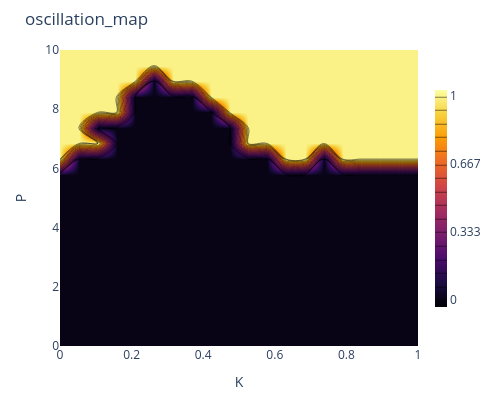
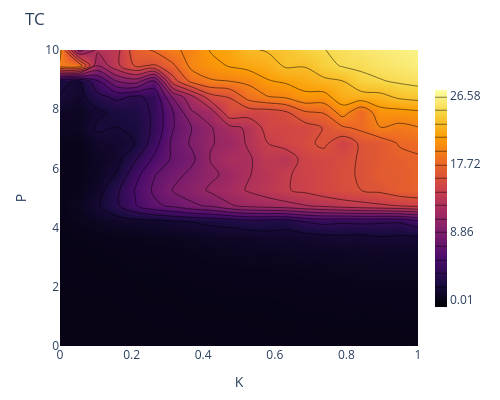
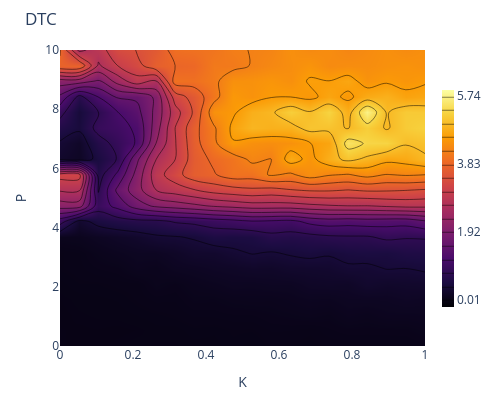
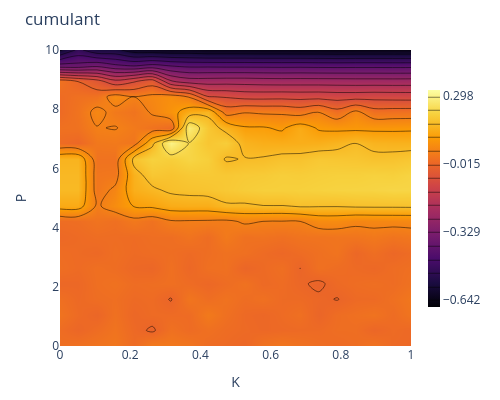

Notebook source saved alongside these figures, in order:
### Markdown cell above
## Visualization

### Code cell
import plotly.graph_objects as go

def plot_metrics_contour(matrix, P_vals, K_vals, title='Metric Map',
                         colorscale='Inferno', n_contours=15):
    z_min = np.nanmin(matrix)
    z_max = np.nanmax(matrix)
    fig = go.Figure(data=go.Contour(
        z=matrix, x=K_vals, y=P_vals,
        colorscale=colorscale,
        contours=dict(start=z_min, end=z_max,
                      size=(z_max - z_min) / n_contours,
                      coloring='heatmap', showlines=True),
        colorbar=dict(thickness=12, len=0.8)
    ))
    fig.update_layout(title=title, xaxis_title='K',
                      yaxis_title='P', width=500, height=400,
                      margin=dict(l=60, r=40, t=50, b=50))
    fig.show()

# Load and plot
data = np.load('../results/metrics_10n_random_pairwise_diffusive_noise.npz')
metrics_to_plot = ['oscillation_map', 'TC', 'DTC', 'cumulant', 'powercorr',
                   'skew', 'kurt', 'TC_ksg', 'DTC_ksg', 'Oinfo_ksg', 'osc_fraction']
for m in metrics_to_plot:
    plot_metrics_contour(data[m], data['P'], data['K3'], title=m)

### Figure 1 — Plotly figure (JSON) as saved in the notebook; plotly's stock layout.template omitted (floating-point values rounded to 4 significant figures; data arrays with more than 128 entries replaced by an {"elided": "..."} marker saying what was removed)
{"data": [{"colorbar": {"len": 0.8, "thickness": 12}, "colorscale": [[0, "#000004"], [0.1111, "#1b0c41"], [0.2222, "#4a0c6b"], [0.3333, "#781c6d"], [0.4444, "#a52c60"], [0.5556, "#cf4446"], [0.6667, "#ed6925"], [0.7778, "#fb9b06"], [0.8889, "#f7d13d"], [1, "#fcffa4"]], "contours": {"coloring": "heatmap", "end": 1, "showlines": true, "size": 0.06667, "start": 0}, "type": "contour", "x": [0.0, 0.05263, 0.1053, 0.1579, 0.2105, 0.2632, 0.3158, 0.3684, 0.4211, 0.4737, 0.5263, 0.5789, 0.6316, 0.6842, 0.7368, 0.7895, 0.8421, 0.8947, 0.9474, 1.0], "y": [0.0, 0.5263, 1.053, 1.579, 2.105, 2.632, 3.158, 3.684, 4.211, 4.737, 5.263, 5.789, 6.316, 6.842, 7.368, 7.895, 8.421, 8.947, 9.474, 10.0], "z": {"elided": "20x20 int values"}}], "layout": {"height": 400, "margin": {"b": 50, "l": 60, "r": 40, "t": 50}, "title": {"text": "oscillation_map"}, "width": 500, "xaxis": {"title": {"text": "K"}}, "yaxis": {"title": {"text": "P"}}}}

### Figure 2 — Plotly figure (JSON) as saved in the notebook; plotly's stock layout.template omitted (floating-point values rounded to 4 significant figures; data arrays with more than 128 entries replaced by an {"elided": "..."} marker saying what was removed)
{"data": [{"colorbar": {"len": 0.8, "thickness": 12}, "colorscale": [[0, "#000004"], [0.1111, "#1b0c41"], [0.2222, "#4a0c6b"], [0.3333, "#781c6d"], [0.4444, "#a52c60"], [0.5556, "#cf4446"], [0.6667, "#ed6925"], [0.7778, "#fb9b06"], [0.8889, "#f7d13d"], [1, "#fcffa4"]], "contours": {"coloring": "heatmap", "end": 26.58, "showlines": true, "size": 1.772, "start": 0.006812}, "type": "contour", "x": [0.0, 0.05263, 0.1053, 0.1579, 0.2105, 0.2632, 0.3158, 0.3684, 0.4211, 0.4737, 0.5263, 0.5789, 0.6316, 0.6842, 0.7368, 0.7895, 0.8421, 0.8947, 0.9474, 1.0], "y": [0.0, 0.5263, 1.053, 1.579, 2.105, 2.632, 3.158, 3.684, 4.211, 4.737, 5.263, 5.789, 6.316, 6.842, 7.368, 7.895, 8.421, 8.947, 9.474, 10.0], "z": {"elided": "20x20 float values"}}], "layout": {"height": 400, "margin": {"b": 50, "l": 60, "r": 40, "t": 50}, "title": {"text": "TC"}, "width": 500, "xaxis": {"title": {"text": "K"}}, "yaxis": {"title": {"text": "P"}}}}

### Figure 3 — Plotly figure (JSON) as saved in the notebook; plotly's stock layout.template omitted (floating-point values rounded to 4 significant figures; data arrays with more than 128 entries replaced by an {"elided": "..."} marker saying what was removed)
{"data": [{"colorbar": {"len": 0.8, "thickness": 12}, "colorscale": [[0, "#000004"], [0.1111, "#1b0c41"], [0.2222, "#4a0c6b"], [0.3333, "#781c6d"], [0.4444, "#a52c60"], [0.5556, "#cf4446"], [0.6667, "#ed6925"], [0.7778, "#fb9b06"], [0.8889, "#f7d13d"], [1, "#fcffa4"]], "contours": {"coloring": "heatmap", "end": 5.741, "showlines": true, "size": 0.3822, "start": 0.006953}, "type": "contour", "x": [0.0, 0.05263, 0.1053, 0.1579, 0.2105, 0.2632, 0.3158, 0.3684, 0.4211, 0.4737, 0.5263, 0.5789, 0.6316, 0.6842, 0.7368, 0.7895, 0.8421, 0.8947, 0.9474, 1.0], "y": [0.0, 0.5263, 1.053, 1.579, 2.105, 2.632, 3.158, 3.684, 4.211, 4.737, 5.263, 5.789, 6.316, 6.842, 7.368, 7.895, 8.421, 8.947, 9.474, 10.0], "z": {"elided": "20x20 float values"}}], "layout": {"height": 400, "margin": {"b": 50, "l": 60, "r": 40, "t": 50}, "title": {"text": "DTC"}, "width": 500, "xaxis": {"title": {"text": "K"}}, "yaxis": {"title": {"text": "P"}}}}

### Figure 4 — Plotly figure (JSON) as saved in the notebook; plotly's stock layout.template omitted (floating-point values rounded to 4 significant figures; data arrays with more than 128 entries replaced by an {"elided": "..."} marker saying what was removed)
{"data": [{"colorbar": {"len": 0.8, "thickness": 12}, "colorscale": [[0, "#000004"], [0.1111, "#1b0c41"], [0.2222, "#4a0c6b"], [0.3333, "#781c6d"], [0.4444, "#a52c60"], [0.5556, "#cf4446"], [0.6667, "#ed6925"], [0.7778, "#fb9b06"], [0.8889, "#f7d13d"], [1, "#fcffa4"]], "contours": {"coloring": "heatmap", "end": 0.298, "showlines": true, "size": 0.0627, "start": -0.6425}, "type": "contour", "x": [0.0, 0.05263, 0.1053, 0.1579, 0.2105, 0.2632, 0.3158, 0.3684, 0.4211, 0.4737, 0.5263, 0.5789, 0.6316, 0.6842, 0.7368, 0.7895, 0.8421, 0.8947, 0.9474, 1.0], "y": [0.0, 0.5263, 1.053, 1.579, 2.105, 2.632, 3.158, 3.684, 4.211, 4.737, 5.263, 5.789, 6.316, 6.842, 7.368, 7.895, 8.421, 8.947, 9.474, 10.0], "z": {"elided": "20x20 float values"}}], "layout": {"height": 400, "margin": {"b": 50, "l": 60, "r": 40, "t": 50}, "title": {"text": "cumulant"}, "width": 500, "xaxis": {"title": {"text": "K"}}, "yaxis": {"title": {"text": "P"}}}}
